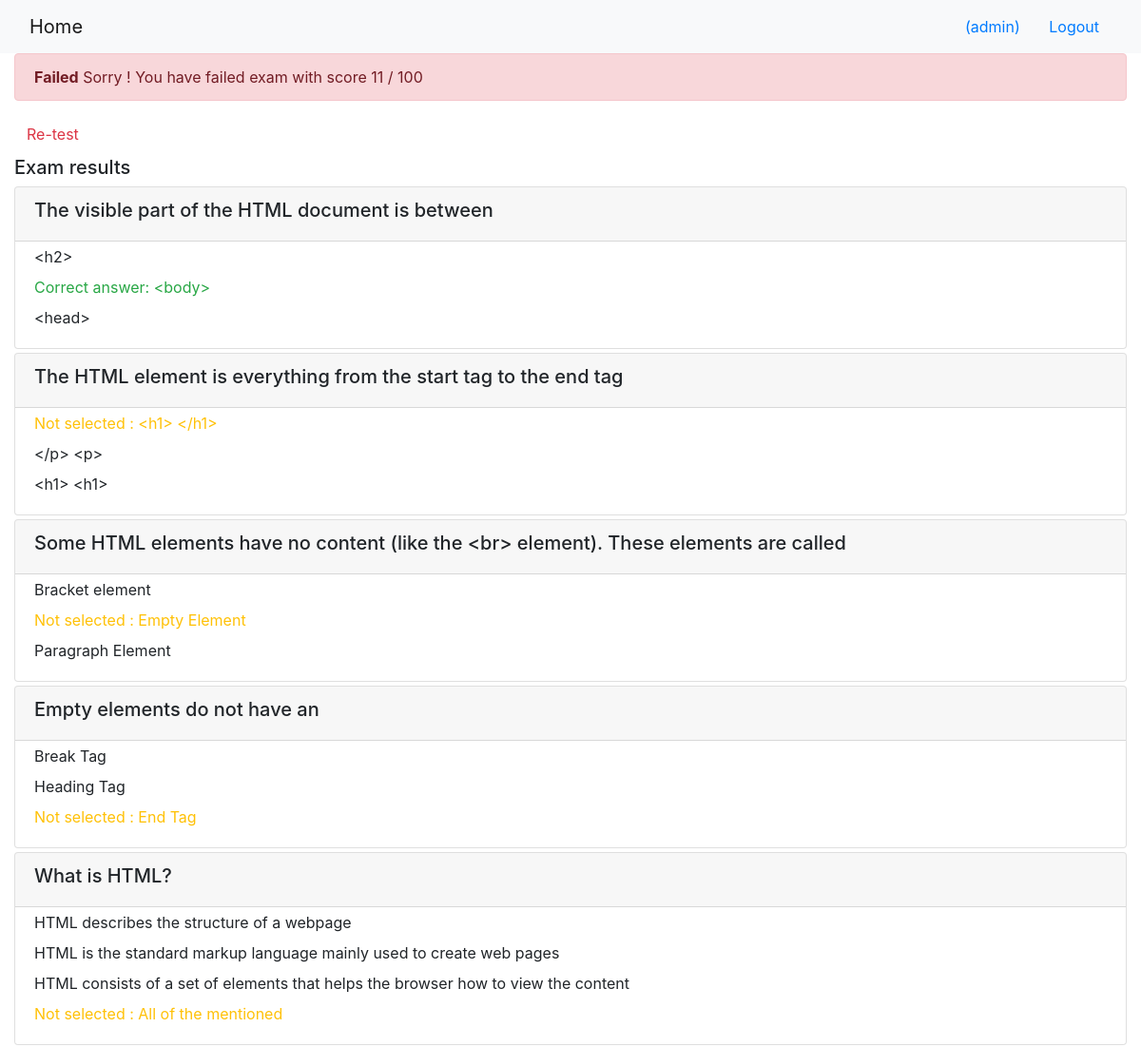
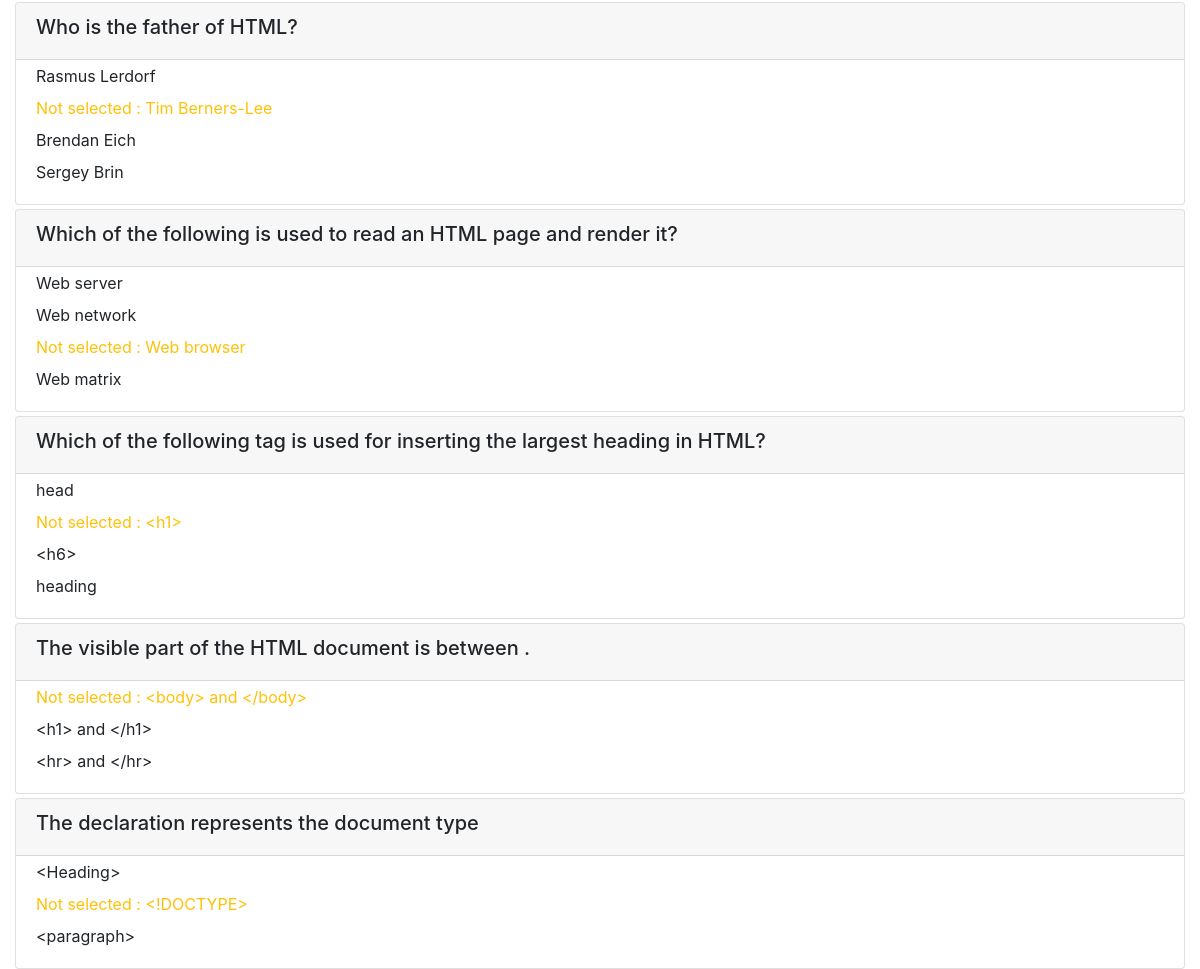
The app's page /course/1/submission/1/result/ (signed in) with its own data (2 pictures, top to bottom).
### onlinecourse/models.py (models this page shows)
class Question(models.Model):
    course = models.ManyToManyField(Course)
    lesson_id = models.ForeignKey(Lesson, on_delete=models.CASCADE)
    question_text = models.TextField()
    grade = models.IntegerField(default=0)
    def is_get_score(self, selected_ids):
       all_answers = self.choice_set.filter(is_correct=True).count()
       selected_correct = self.choice_set.filter(is_correct=True, id__in=selected_ids).count()
       if all_answers == selected_correct:
           return True
       else:
           return False

class Choice(models.Model):
    question = models.ForeignKey(Question, on_delete=models.CASCADE)
    choice_text = models.TextField()
    is_correct = models.BooleanField(default=False)
    def __str__(self):
        return "Text: " + self.choice_text + "," + \
               "Is Correct: " + str(self.is_correct)

### onlinecourse/views.py (the view)
# urls.py: path('course/<int:course_id>/submission/<int:submission_id>/result/', views.show_exam_result, name='show_exam_result'),
def show_exam_result(request, course_id, submission_id):
    course = get_object_or_404(Course, pk=course_id)
    submission = get_object_or_404(Submission, pk=submission_id)
    max_score = int(course.question_set.all().aggregate(Sum("grade"))['grade__sum'])
    print('max_score is', max_score)
    score=0
    submission_choices = submission.choices.all()
    print('submission_choices', submission_choices)
    for choice in submission.choices.all():
        print('choice is in ', choice in submission_choices)
        choices_ids = [choice.id]
        print(choice.question.id, choice.choice_text, choice.is_correct)
        result = choice.question.is_get_score(choices_ids)
        print(result)
        if result:
            score+=choice.question.grade
        print(score)
    final_score = int(score/max_score*100)
    print(final_score)
    user = request.user
    context = {'course' : course,
                'submission_choices': submission_choices,
                'grade' : final_score,
                'user': user}
    if request.method == 'GET':
        return render(request, 'onlinecourse/exam_result_bootstrap.html', context)
    else:
        return HttpResponseRedirect(reverse(viewname='onlinecourse:course_details', args=(course_id,)))

### onlinecourse/templatetags/choice_check.py (called while the page is built)
@register.filter(name="check_choice")
def check_choice(submission_choices, choice_id):
    sub_choice = submission_choices.filter(id=choice_id).values('is_correct')
    return sub_choice[0]['is_correct']

### onlinecourse/templates/onlinecourse/exam_result_bootstrap.html (shortened to what this page needs)
<!DOCTYPE html>
<html lang="en">
<head>
    {% load static choice_check %}
    <link rel="stylesheet" href="https://maxcdn.bootstrapcdn.com/bootstrap/4.5.2/css/bootstrap.min.css">
</head>
<body>
 <nav class="navbar navbar-light bg-light">
    <div class="container-fluid">
        <div class="navbar-header">
              <a class="navbar-brand" href="{% url 'onlinecourse:index' %}">Home</a>
        </div>
        <ul class="nav navbar-nav navbar-right">
            {% if user.is_authenticated %}
            <li>
                <a class="btn btn-link" href="#">{{ user.first_name }}({{ user.username }})</a>
                <a class="btn btn-link" href="{% url 'onlinecourse:logout' %}">Logout</a>
            </li>
            {% endif %}
        </ul>
    </div>
</nav>
<div class="container-fluid">
    {% if grade > 80 %}
    <div class="alert alert-success">
        <strong>Congratulations, {{ user.last_name }} !</strong> You have passed the exam and complted the course with score {{ grade }} / 100
    </div>
        {% else %}
        <div class="alert alert-danger">
            <strong>Failed</strong> Sorry  {{ user.last_name }} ! You have failed exam with score {{ grade }} / 100
        </div>
        <a class="btn btn-link text-danger" href="{% url 'onlinecourse:course_details' course.id %}">Re-test</a>
        {% endif %}
        <div class="card-columns-vertical mt-1">
            <h5 class="">Exam results</h5>
            {% for question in course.question_set.all %}
                <div class="card mt-1">
                    <div class="card-header"><h5>{{ question.question_text}}</h5>
                    </div>
                    <div class="form-group">
                        <ul class="list-group" style="list-style: none;">
                            {% for choice in question.choice_set.all %}
                                    {% if choice in submission_choices and submission_choices|check_choice:choice.id %}
                                        <li name="choice_{{choice.id}}" style="border: none"
                                            class="list-group-item text-success pt-1 pb-1" id="{{choice.id}}"
                                            value="{{choice.id}}"> Correct answer: {{ choice.choice_text }}
                                        </li>
                                    {% elif choice.is_correct %}
                                        <li name="choice_{{choice.id}}" style="border: none"
                                            class="list-group-item text-warning pt-1 pb-1" id="{{choice.id}}"
                                            value="{{choice.id}}"> Not selected : {{ choice.choice_text }}
                                        </li>
                                    {% else %}
                                        <li name="choice_{{choice.id}}" style="border: none"
                                            class="list-group-item pt-1 pb-1" id="{{choice.id}}"
                                            value="{{choice.id}}">{{ choice.choice_text }}
                                        </li>
                                    {% endif %}
                            {% endfor %}
                        </ul>
                    </div>
                </div>
            {% endfor %}
        </div>
    </div>
</body>
</html>

### records on screen
Question: question_text "The visible part of the HTML document is between"
Choice: {{ choice.id }} 2 (drawn), choice_text "<h2>"
Choice: {{ choice.id }} 3 (drawn), choice_text "<body>"
Choice: {{ choice.id }} 4 (drawn), choice_text "<head>"
Question: question_text "The HTML element is everything from the start tag to the end tag"
Choice: {{ choice.id }} 5 (drawn), choice_text "<h1> </h1>"
Choice: {{ choice.id }} 6 (drawn), choice_text "</p> <p>"
Choice: {{ choice.id }} 7 (drawn), choice_text "<h1> <h1>"
Question: question_text "Some HTML elements have no content (like the <br> element). These elements are called"
Choice: {{ choice.id }} 8 (drawn), choice_text "Bracket element"
Choice: {{ choice.id }} 9 (drawn), choice_text "Empty Element"
Choice: {{ choice.id }} 10 (drawn), choice_text "Paragraph Element"
Question: question_text "Empty elements do not have an"
Choice: {{ choice.id }} 11 (drawn), choice_text "Break Tag"
Choice: {{ choice.id }} 12 (drawn), choice_text "Heading Tag"
Choice: {{ choice.id }} 13 (drawn), choice_text "End Tag"
Question: question_text "What is HTML?"
Choice: {{ choice.id }} 20 (drawn), choice_text "HTML describes the structure of a webpage"
Choice: {{ choice.id }} 21 (drawn), choice_text "HTML is the standard markup language mainly used to create web pages"
Choice: {{ choice.id }} 22 (drawn), choice_text "HTML consists of a set of elements that helps the browser how to view the content"
Choice: {{ choice.id }} 23 (drawn), choice_text "All of the mentioned"
Question: question_text "Who is the father of HTML?"
Choice: {{ choice.id }} 24 (drawn), choice_text "Rasmus Lerdorf"
Choice: {{ choice.id }} 25 (drawn), choice_text "Tim Berners-Lee"
Choice: {{ choice.id }} 26 (drawn), choice_text "Brendan Eich"
Choice: {{ choice.id }} 27 (drawn), choice_text "Sergey Brin"
Question: question_text "Which of the following is used to read an HTML page and render it?"
Choice: {{ choice.id }} 28 (drawn), choice_text "Web server"
Choice: {{ choice.id }} 29 (drawn), choice_text "Web network"
Choice: {{ choice.id }} 30 (drawn), choice_text "Web browser"
Choice: {{ choice.id }} 31 (drawn), choice_text "Web matrix"
Question: question_text "Which of the following tag is used for inserting the largest heading in HTML?"
Choice: {{ choice.id }} 32 (drawn), choice_text "head"
Choice: {{ choice.id }} 33 (drawn), choice_text "<h1>"
Choice: {{ choice.id }} 34 (drawn), choice_text "<h6>"
Choice: {{ choice.id }} 35 (drawn), choice_text "heading"
Question: question_text "The visible part of the HTML document is between ."
Choice: {{ choice.id }} 17 (drawn), choice_text "<body> and </body>"
Choice: {{ choice.id }} 18 (drawn), choice_text "<h1> and </h1>"
Choice: {{ choice.id }} 19 (drawn), choice_text "<hr> and </hr>"
Question: question_text "The declaration represents the document type"
Choice: {{ choice.id }} 14 (drawn), choice_text "<Heading>"
Choice: {{ choice.id }} 15 (drawn), choice_text "<!DOCTYPE>"
Choice: {{ choice.id }} 16 (drawn), choice_text "<paragraph>"

### other values on screen
{{ user.username }} "admin"
{{ grade }} "11"
